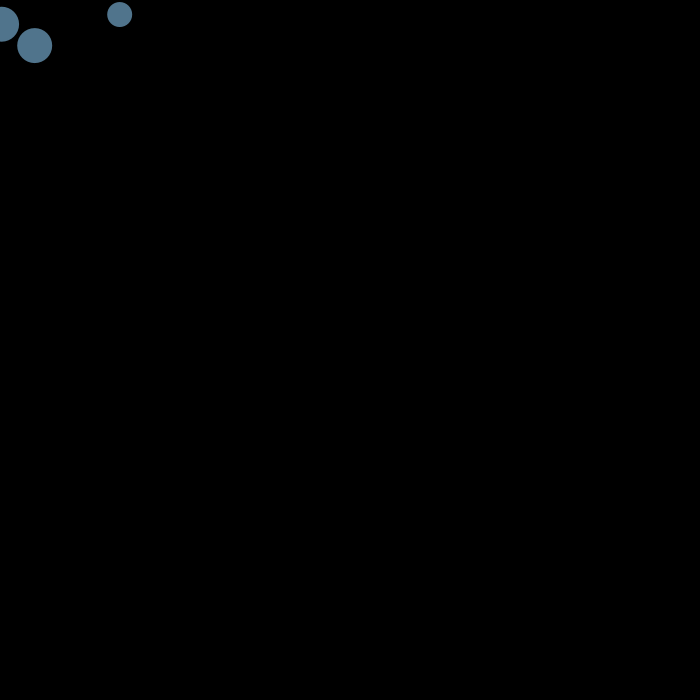
Frame 1 (no input)
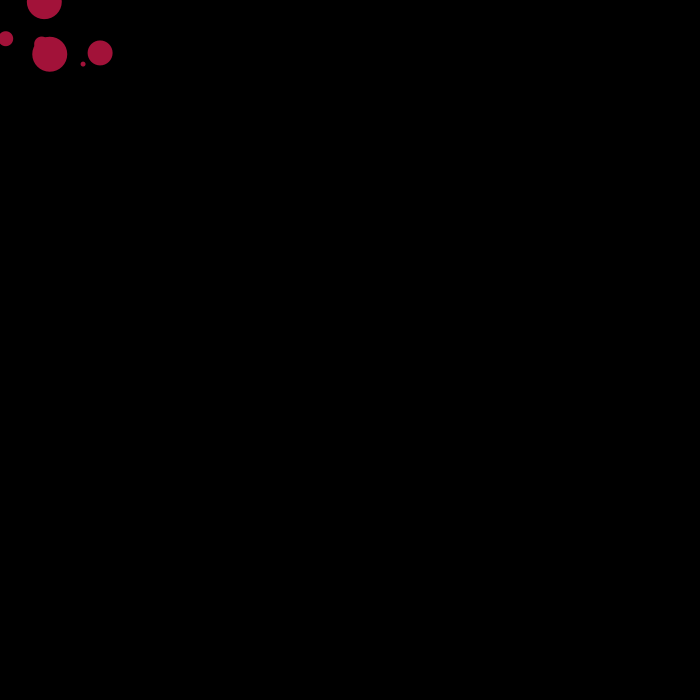
Frame 60 (the mouse pressed at the canvas centre just before this capture)
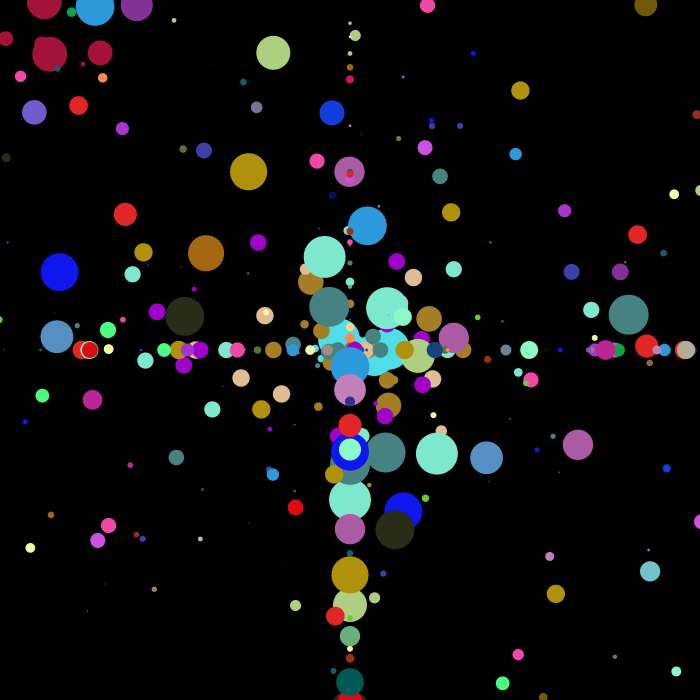
Frame 120 (the mouse held since frame 60 and released just before this capture)

The Processing sketch that drew these frames (run headless with seeded random() and noise(); from frame 60 on, the mouse is pressed at the canvas centre):

// Processing sketch: processing_156945
// ── processing_156945.pde

// the variation amount of position X and Y 
float varX, varY;
// the ball sizes
float ballS, ballM, ballL;

void setup() {
  size(700, 700);
  smooth();
  varY = random(70);
  varX = random(70);
}

void draw() {
  ballS = random(10);
  ballM = random(20);
  ballL = random(45);
  
  if (mousePressed) {
    //stroke(random(255), random(255), random(255));
    noStroke();
    fill(random(255), random(255), random(255)); 

// generate balls to explode
    ellipse(mouseX-random(varX), mouseY-random(varY), ballS, ballS);
    ellipse(mouseX+random(varX), mouseY-random(varY), ballM, ballM);
    ellipse(mouseX+random(varX), mouseY+random(varY), ballL, ballL);
    ellipse(mouseX-random(varX), mouseY+random(varY), ballM, ballM);

    ellipse(mouseX-random(varX), mouseY, ballM, ballM);
    ellipse(mouseX, mouseY-random(varY), ballS, ballS);
    ellipse(mouseX+random(varX), mouseY, ballM, ballM);
    ellipse(mouseX, mouseY+random(varY), ballL, ballL);

    ellipse(mouseX-random(varX)/2, mouseY-random(varY), ballL, ballL);
    ellipse(mouseX+random(varX)/2, mouseY-random(varY), ballM, ballM);
    ellipse(mouseX-random(varX)/2, mouseY+random(varY), ballS, ballS);
    ellipse(mouseX+random(varX)/2, mouseY+random(varY), ballM, ballM);

    ellipse(mouseX-random(varX), mouseY-random(varY)/2, ballM, ballM);
    ellipse(mouseX+random(varX), mouseY-random(varY)/2, ballL, ballL);
    ellipse(mouseX-random(varX), mouseY+random(varY)/2, ballM, ballM);
    ellipse(mouseX+random(varX), mouseY+random(varY)/2, ballS, ballS);

    varX += random(70);
    varY += random(70);

  } else {
    varY = 0;
    varX = 0;

// random background color 
    background(mouseX, mouseY, mouseX%(mouseY+1));
    
    noStroke();
    fill(random(255), random(255), random(255));
    ellipse(random(100)+mouseX-25, random(100)+mouseY-25, 15, 15);
    ellipse(random(100)+mouseX+25, random(100)+mouseY-25, 5, 5);
    ellipse(random(100)+mouseX, random(100)+mouseY, 35, 35);
    ellipse(random(100)+mouseX-25, random(100)+mouseY-25, 15, 15);
    ellipse(random(100)+mouseX+25, random(100)+mouseY-25, 25, 25);
    ellipse(random(100)+mouseX, random(100)+mouseY, 35, 35);
  }
}
